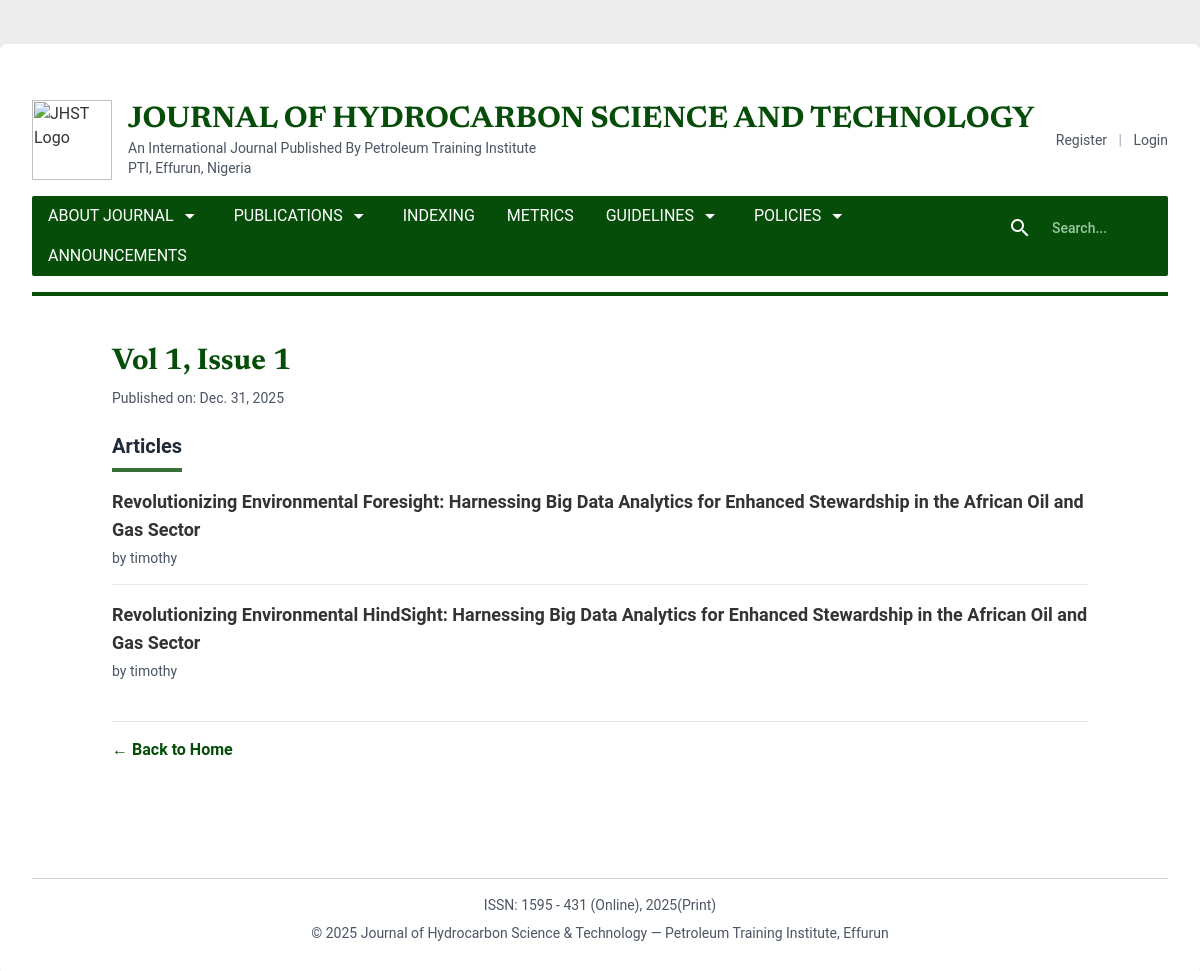
The app's page /issues/1/ with its own data.
### journal/models.py (models this page shows, shortened)
class Issue(models.Model):
    volume = models.ForeignKey(Volume, on_delete=models.CASCADE, related_name='issues')
    number = models.IntegerField()
    publication_date = models.DateField()
    def __str__(self):
        return f"Vol {self.volume.number}, Issue {self.number}"

class Volume(models.Model):
    number = models.IntegerField()
    year = models.IntegerField()

class Article(models.Model):
    manuscript = models.OneToOneField(Manuscript, on_delete=models.CASCADE)
    issue = models.ForeignKey(Issue, on_delete=models.CASCADE, related_name='articles')
    page_start = models.IntegerField(null=True, blank=True)
    page_end = models.IntegerField(null=True, blank=True)
    doi = models.CharField(max_length=100, unique=True, blank=True, null=True)

class Manuscript(models.Model):
    STATUS_CHOICES = [
        ('submitted', 'Submitted'),
        ('under_review', 'Under Review'),
        ('accepted', 'Accepted'),
        ('rejected', 'Rejected'),
        ('published', 'Published'),
    ]
    title = models.CharField(max_length=255)
    abstract = models.TextField()
    file = models.FileField(upload_to='manuscripts/')
    co_authors = models.CharField(max_length=500, blank=True, help_text="Names of co-authors, separated by commas")
    affiliations = models.TextField(blank=True, help_text="Author affiliations")
    author = models.ForeignKey(User, on_delete=models.CASCADE, related_name='manuscripts')
    reviewer = models.ForeignKey(User, on_delete=models.SET_NULL, null=True, blank=True, related_name='assigned_manuscripts')
    submitted_date = models.DateTimeField(auto_now_add=True)
    status = models.CharField(max_length=20, choices=STATUS_CHOICES, default='submitted')
    keywords = models.CharField(max_length=255, help_text="Comma-separated keywords")
    is_paid = models.BooleanField(default=False, help_text="Has the publication fee been paid?")

class User(AbstractUser):
    is_researcher = models.BooleanField(default=False)
    is_reviewer = models.BooleanField(default=False)
    is_editor = models.BooleanField(default=False)
    affiliation = models.CharField(max_length=255, blank=True)
    avatar = models.ImageField(upload_to='avatars/', blank=True, null=True)

### journal/views.py (the view)
# urls.py: path('issues/<int:issue_id>/', views.issue_detail, name='issue_detail'),
def issue_detail(request, issue_id):
    issue = get_object_or_404(Issue, id=issue_id)
    return render(request, 'journal/issue_detail.html', {'issue': issue})

### templates/journal/issue_detail.html
﻿{% extends 'base.html' %} {% block content %}
<section class="max-w-5xl mx-auto">
  <div class="bg-card-light dark:bg-card-dark p-6 rounded mb-8">
    <h2 class="text-3xl font-display font-bold text-primary mb-2">
      {{ issue }}
    </h2>
    <p class="text-sm text-gray-600 dark:text-gray-400 mb-6">
      Published on: {{ issue.publication_date }}
    </p>
    <h3
      class="text-xl font-bold text-gray-800 dark:text-gray-100 border-b-4 border-primary/80 pb-2 mb-4 inline-block"
    >
      Articles
    </h3>
    <div class="space-y-4">
      {% for article in issue.articles.all %}
      <div
        class="border-b border-border-light dark:border-border-dark pb-4 last:border-0"
      >
        <p class="font-semibold text-lg mb-1">
          <a
            href="{% url 'article_detail' article.id %}"
            class="hover:text-primary transition"
            >{{ article.manuscript.title }}</a
          >
        </p>
        <p class="text-sm text-gray-600 dark:text-gray-400">
          by {{ article.manuscript.author.username }}
        </p>
      </div>
      {% empty %}
      <p>No articles in this issue.</p>
      {% endfor %}
    </div>
    <div class="pt-4 border-t border-border-light dark:border-border-dark mt-6">
      <a
        href="{% url 'index' %}"
        class="text-primary hover:underline font-semibold"
        >← Back to Home</a
      >
    </div>
  </div>
</section>
{% endblock %}

### templates/base.html (style rules this page uses)
body { background-color: #ededed !important; }

### records on screen
Issue: volume+number "Vol 1, Issue 1", publication_date "Dec. 31, 2025"
Article: manuscript "Revolutionizing Environmental Foresight: Harnessing Big Data Analytics for Enhanced Stewardship in the African Oil and Gas Sector", manuscript.author.username "timothy"
Article: manuscript "Revolutionizing Environmental HindSight: Harnessing Big Data Analytics for Enhanced Stewardship in the African Oil and Gas Sector", manuscript.author.username "timothy"
